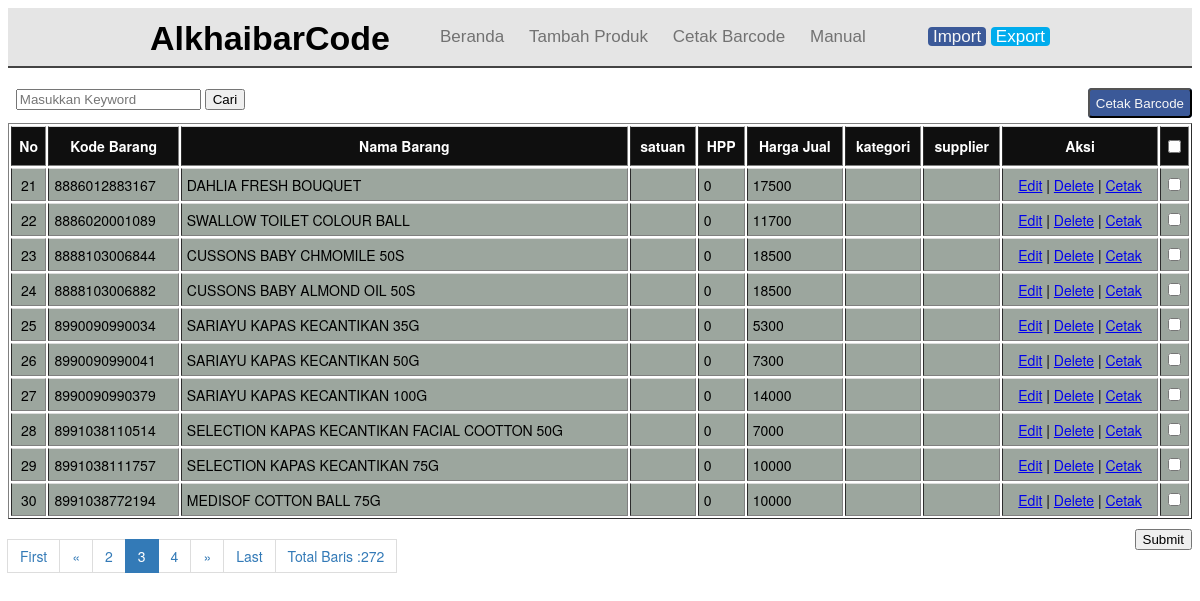
The page /tescheckbox.php?page=3 on the database its author committed.
### tables this page shows
CREATE TABLE `tabel_barang` (
  `id` int(6) NOT NULL,
  `kd_barang` varchar(15) NOT NULL,
  `nm_barang` varchar(64) NOT NULL,
  `satuan` varchar(10) NOT NULL,
  `kategori` varchar(50) NOT NULL,
  `supplier` varchar(55) NOT NULL,
  `hrg_jual` int(11) NOT NULL,
  `hrg_beli` int(11) NOT NULL
);

### tescheckbox.php (the view, shortened to what this page needs)
<?php
include_once("config.php");
?>
<!DOCTYPE html>
<html>
<head>
  <link rel="stylesheet" href="css/bootstrap.min.css">
</head>
<body>
 <div class="header">
  <div class="container">
   <div class="navbar">
    <div class="brand">
     <h1>AlkhaibarCode</h1>
    </div>
    <div class="menu">
     <nav class="nav">
      <ul id="dropdown">
       <li><a href="index.php">Beranda</a></li>
       <li><a href="add.php">Tambah Produk</a></li>
       <li><a href="cetaksemua.php">Cetak Barcode</a></li>
       <li><a href="manual.php">Manual</a></li>
      </ul>
     </nav>
     <div class="">
      <p><a style="background: #3b5998; padding: 0 5px; border-radius: 4px; color: #f7f7f7; text-decoration: none;" href="import/form.php">Import</a>
        <a style="background: #00aced; padding: 0 5px; border-radius: 4px; color: #ffffff; text-decoration: none;" href="#">Export</a></p>
     </div>
    </div>
   </div>
  </div>
 </div>
<br />
    <div class="left">
      <form action="cari.php" method="get" onsubmit="return validasi_input(this)">
        <label>&nbsp;</label>
        <input type="text" name="cari" placeholder="Masukkan Keyword">
        <input type="submit" value="Cari">
      </form>
    </div>
    <div class="right">
         <input class="right" type="submit" name="" value="Cetak Barcode">
    </div>
<form method="POST" action="cetaksemua.php">
    <table border=1 class="table">
    <tr>
        <th>No</th>
        <th>Kode Barang</th>
        <th>Nama Barang</th>
        <th>satuan</th>
        <th>HPP</th>
        <th>Harga Jual</th>
        <th>kategori</th>
        <th>supplier</th>
        <th>Aksi</th>
        <th><input type="checkbox" onchange="checkAll(this)"></th>
    </tr>
    <?php
      $page = (isset($_GET['page']))? $_GET['page'] : 1;
      $limit = 10;
      $limit_start = ($page - 1) * $limit;
      $no = $limit_start + 1;
      $query = "SELECT * FROM tabel_barang ORDER BY kd_barang ASC LIMIT $limit_start, $limit";
      $dewan1 = $mysqli->prepare($query);
      $dewan1->execute();
      $res1 = $dewan1->get_result();
      while ($user_data = $res1->fetch_assoc()) {
        echo "<tr>";
        echo "<td><center>".$no."</center></td>";
        echo "<td>".$user_data['kd_barang']."</td>";
        echo "<td>".$user_data['nm_barang']."</td>";
        echo "<td>".$user_data['satuan']."</td>";
        echo "<td>".$user_data['hrg_beli']."</td>";
        echo "<td>".$user_data['hrg_jual']."</td>";
        echo "<td>".$user_data['kategori']."</td>";
        echo "<td>".$user_data['supplier']."</td>";
        echo "<td>
                  <center>
                        <a href='edit.php?id=$user_data[id]'>Edit</a> |
                        <a href='delete.php?id=$user_data[id]'>Delete</a> |
                        <a href='cetak.php?id=$user_data[id]'>Cetak</a>
                  </center>
              </td>";
        echo "<td>
                  <center>
                      <input type='checkbox' name='checkbox_list[]' alt='checkbox' value='$user_data[id]'/>
                  </center>
              </td>"; ?>
        </tr>
        <?php
        $no++;
    }
    ?>
    </table>
    <input type="submit" name="tampil" value="Submit" style="float: right; margin-top: 10px;"/>
</form>
<?php
  $query_jumlah = "SELECT count(*) AS jumlah FROM tabel_barang";
  $dewan1 = $mysqli->prepare($query_jumlah);
  $dewan1->execute();
  $res1 = $dewan1->get_result();
  $row = $res1->fetch_assoc();
  $total_records = $row['jumlah'];
?>
<nav>
  <ul class="pagination justify-content-end">
    <?php
      $jumlah_page = ceil($total_records / $limit);
      $jumlah_number = 1;
      $start_number = ($page > $jumlah_number)? $page - $jumlah_number : 1;
      $end_number = ($page < ($jumlah_page - $jumlah_number))? $page + $jumlah_number : $jumlah_page;
      if($page == 1){
        echo '<li class="page-item disabled"><a class="page-link" href="#">First</a></li>';
        echo '<li class="page-item disabled"><a class="page-link" href="#"><span aria-hidden="true">&laquo;</span></a></li>';
      } else {
        $link_prev = ($page > 1)? $page - 1 : 1;
        echo '<li class="page-item"><a class="page-link" href="?page=1">First</a></li>';
        echo '<li class="page-item"><a class="page-link" href="?page='.$link_prev.'" aria-label="Previous"><span aria-hidden="true">&laquo;</span></a></li>';
      }
      for($i = $start_number; $i <= $end_number; $i++){
        $link_active = ($page == $i)? ' active' : '';
        echo '<li class="page-item '.$link_active.'"><a class="page-link" href="?page='.$i.'">'.$i.'</a></li>';
      }
      if($page == $jumlah_page){
        echo '<li class="page-item disabled"><a class="page-link" href="#"><span aria-hidden="true">&raquo;</span></a></li>';
        echo '<li class="page-item disabled"><a class="page-link" href="#">Last</a></li>';
        echo '<li class="page-item"><a class="page-link">Total Baris :'.$total_records.'</li>';
      } else {
        $link_next = ($page < $jumlah_page)? $page + 1 : $jumlah_page;
        echo '<li class="page-item"><a class="page-link" href="?page='.$link_next.'" aria-label="Next"><span aria-hidden="true">&raquo;</span></a></li>';
        echo '<li class="page-item"><a class="page-link" href="?page='.$jumlah_page.'">Last</a></li>';
        echo '<li class="page-item"><a class="page-link">Total Baris :'.$total_records.'</li>';
      }
    ?>
  </ul>
</nav>
</body>
</html>

### rows shown on the page
tabel_barang: kd_barang "8886012883167", nm_barang "DAHLIA FRESH BOUQUET", hrg_beli "0", hrg_jual "17500"
tabel_barang: kd_barang "8886020001089", nm_barang "SWALLOW TOILET COLOUR BALL", hrg_beli "0", hrg_jual "11700"
tabel_barang: kd_barang "8888103006844", nm_barang "CUSSONS BABY CHMOMILE 50S", hrg_beli "0", hrg_jual "18500"
tabel_barang: kd_barang "8888103006882", nm_barang "CUSSONS BABY ALMOND OIL 50S", hrg_beli "0", hrg_jual "18500"
tabel_barang: kd_barang "8990090990034", nm_barang "SARIAYU KAPAS KECANTIKAN 35G", hrg_beli "0", hrg_jual "5300"
tabel_barang: kd_barang "8990090990041", nm_barang "SARIAYU KAPAS KECANTIKAN 50G", hrg_beli "0", hrg_jual "7300"
tabel_barang: kd_barang "8990090990379", nm_barang "SARIAYU KAPAS KECANTIKAN 100G", hrg_beli "0", hrg_jual "14000"
tabel_barang: kd_barang "8991038110514", nm_barang "SELECTION KAPAS KECANTIKAN FACIAL COOTTON 50G", hrg_beli "0", hrg_jual "7000"
tabel_barang: kd_barang "8991038111757", nm_barang "SELECTION KAPAS KECANTIKAN 75G", hrg_beli "0", hrg_jual "10000"
tabel_barang: kd_barang "8991038772194", nm_barang "MEDISOF COTTON BALL 75G", hrg_beli "0", hrg_jual "10000"

### other values the page prints
$total_records "272"
